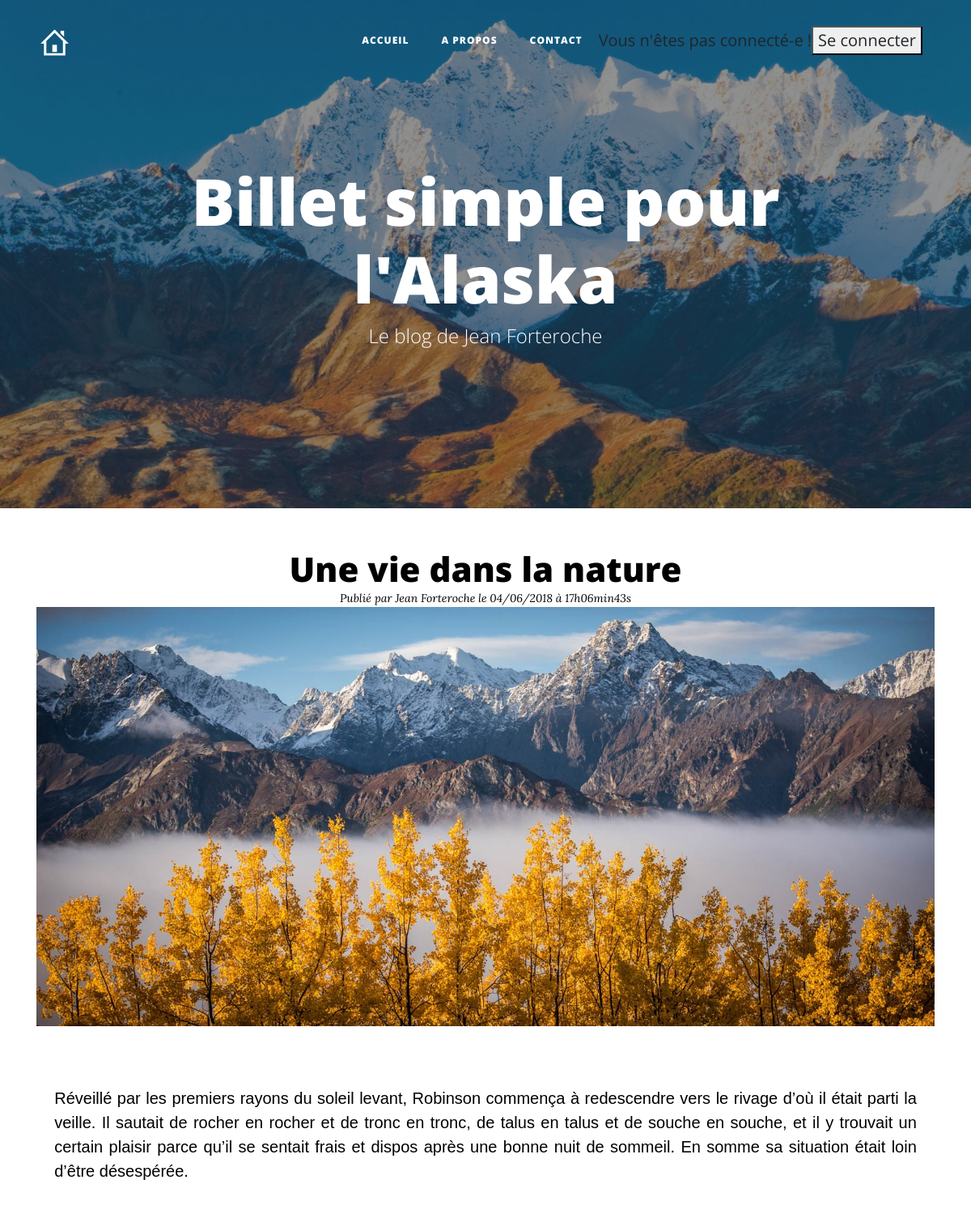
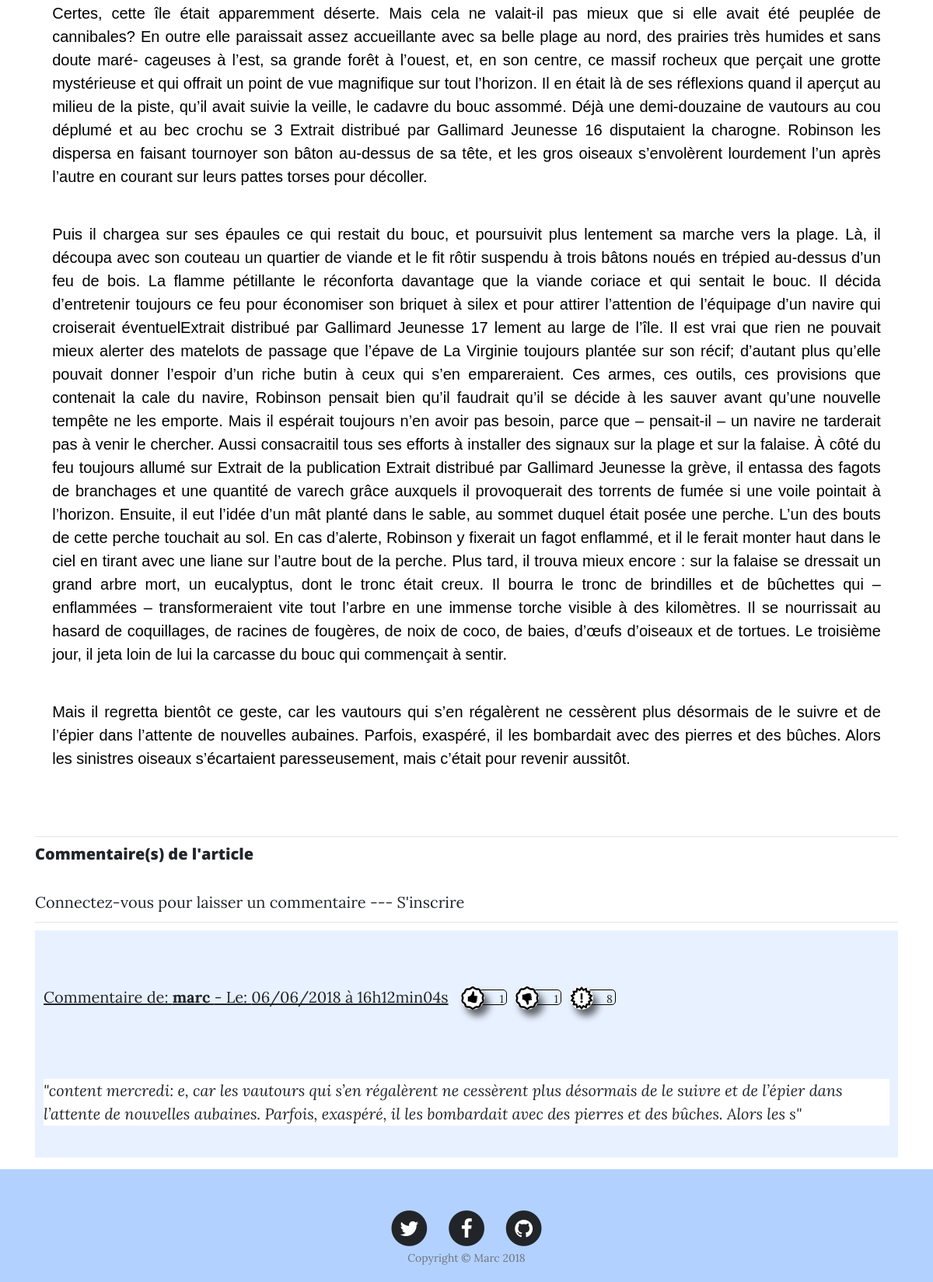
The page /index.php?action=post&id=641 on the database its author committed (2 pictures, top to bottom).
### tables this page shows
CREATE TABLE IF NOT EXISTS `posts` (
  `id` int(11) NOT NULL AUTO_INCREMENT,
  `title` varchar(255) NOT NULL,
  `content` text NOT NULL,
  `category` varchar(255) NOT NULL,
  `image_url` varchar(255) NOT NULL,
  `creation_date` datetime NOT NULL,
  PRIMARY KEY (`id`)
);

CREATE TABLE IF NOT EXISTS `comments` (
  `id` int(11) NOT NULL AUTO_INCREMENT,
  `post_id` int(11) NOT NULL,
  `pseudo_id` int(11) NOT NULL,
  `dislike` int(11) NOT NULL,
  `likes` int(11) NOT NULL,
  `redFlag` int(11) NOT NULL,
  `admin_comment` tinyint(1) NOT NULL,
  `author` varchar(255) NOT NULL,
  `comment` text NOT NULL,
  `comment_date` datetime NOT NULL,
  PRIMARY KEY (`id`)
);

### controler/PostControler.php (called while the page is built, shortened)
<?php
class PostControler
{
		public function post($arrayParameters)
		{
			$postManager = new PostManager();
			$commentManager = new CommentManager();
			$post = $postManager->getPost($arrayParameters['id']);
			$comments = $commentManager->getComments($arrayParameters['id']);
			require('/view/frontend/postView.php');
		}
}

### model/PostManager.php (called while the page is built, shortened)
<?php
class PostManager extends Manager
{
	public function getPost($postId)
	{
		$db = $this->dbConnect();
		$req = $db->prepare('SELECT title, image_url, content, id, DATE_FORMAT(creation_date, \'%d/%m/%Y à %Hh%imin%ss\') AS creation_date_fr FROM posts WHERE id = ?');
		$req->execute(array($postId));
		$post = $req->fetch();
		return $post;
	}
}

### model/CommentManager.php (called while the page is built, shortened)
<?php
class CommentManager extends Manager
{
	public function getComments($postId)
	{
		$db = $this->dbConnect();
		$req = $db->prepare('SELECT id, admin_comment, pseudo_id, redFlag, likes, dislike, author, comment, DATE_FORMAT(comment_date, \'%d/%m/%Y à %Hh%imin%ss\') AS comment_date_fr FROM comments WHERE post_id = ? ORDER BY comment_date DESC');
		$req->execute(array($postId));
		$comments = $req->fetchAll();
		return $comments;
	}
}

### view/frontend/postView.php (the view, shortened to what this page needs)
		<div class="news">
			<div>
				<h2><?= htmlspecialchars($post['title']) ?></h2>
				<div class="newsDate"><em>Publié par Jean Forteroche le <?= $post['creation_date_fr'] ?> </em></div>
				<img src="<?= $post['image_url']?>" class="imageClass" alt="" >
			</div>
			<p class="text-justify"><?= html_entity_decode($post['content']) ?></p><hr>
		</div>
		<h2>Commentaire(s) de l'article</h2>
		<?php
			if (isset($_SESSION['pseudo']))
			{
				echo ' Vous pouvez écrire, modifier ou supprimer un commentaire en tant que: "'.$_SESSION['pseudo'].'" :';
				echo '<form class="formComment" action="/index.php?action=addComment&amp;id='.$post['id'].'" method="post">
						<div>
							<label for="author">Auteur</label><br />
							<input type="text" id="author" name="author" placeholder="'.$_SESSION['pseudo'].'"/>
						</div>
						<div>
							<label for="comment">Commentaire</label><br />
							<textarea id="comment" name="comment"></textarea>
						</div>
						<div>
							<input type="submit" />
						</div>
					</form><hr>';
			}
			else
			{
					echo '<br><a href="index.php?action=connectPage">Connectez-vous pour laisser un commentaire </a><a href="/index.php?action=memberPage"> --- S\'inscrire</a><br><hr>';
			}
		?>
<div class="commentDiv">
<?php
	foreach ($comments as $comment)
	{
		if ($comment['admin_comment'] == 1)
		{
			?>
				<br><p class="commentTitle"><u>Commentaire de: <strong><?= htmlspecialchars($comment['author']) ?></strong> - Le: <?= $comment['comment_date_fr'] ?></u></p>
			<?php
				echo '<div class="buttonLikeDiv"><a class="" href="index.php?action=commentOpinion&amp;opinion=like&amp;id='.$comment['id'].'"><img src="/public/images/assets/like.png" class="pngImages" alt="" ></a>'.$comment['likes'].'</div>';
				echo '<div class="buttonLikeDiv"><a class="" href="index.php?action=commentOpinion&amp;opinion=dislike&amp;id='.$comment['id'].'"><img src="/public/images/assets/dislike.png" class="pngImages" alt="" ></a>'.$comment['dislike'].'</div>';
				echo '<div class="buttonLikeDiv"><a class="" href="index.php?action=commentOpinion&amp;opinion=redFlag&amp;id='.$comment['id'].'"><img src="/public/images/assets/redflag.png" class="pngImages" alt="" ></a>'.$comment['redFlag'].'</div>';
		?>
			<br><br><p class="commentComment"><i>"<?= nl2br(htmlspecialchars($comment['comment'])) ?>"</i></p><br>
 <?php }
	}?>
</div>
<?php
	require('template.php');
?>

### public/css/styles.css (style rules this page uses)
.adminArticles div, em, h4, p { display: inline-block; margin: 0px; padding: 0px; }
.adminComments h4, em { display: inline-block; }
body a:link { text-decoration: none; }
.news p { margin-top:0px; padding: 2%; width: 100%; margin: 0px; color: black; }
.news h2 { font-size: 42px; }
.news p { font-family: Helvetica, Serif; }
.news h2, .newsDate { width:100%; color: black; margin: auto; position: relative; margin: 0px; text-align: center; }
.newsDate { font-size:0.7em; }
.imageClass { margin: 0px; width: 100%; height: 100%; }
.news img { max-height: 30%; }
.commentDiv { padding: 1%; background-color: rgba(179, 209, 255, 0.3); margin-bottom: 15px; }
.commentComment { background-color: white; width: 100%; }
.pngImages { width: 30px; height: 30px; position: absolute; top: -5px; left: -5px; display: inline-block; background-color:#fff; transition:.1s ease-out; box-shadow: 6px 8px 10px 0px rgba(0, 0, 0, 0.6); border-radius: 33px; }
.buttonLikeDiv { position: relative; border: solid 1px black; width: 55px; height: 20px; border-radius: 5px; margin-right: 0px; margin-left: 15px; display: inline-block; font-size: 14px; padding-right: 3px; padding-top: 1px; padding-bottom: 2px; text-align: right; border: solid re; }

### rows shown on the page
posts: title "Une vie dans la nature", image_url (picture), content "Réveillé par les premiers rayons du soleil levant, Robinson commença à redescendre vers le rivage d’où il était parti la veille. Il sautait de rocher en rocher et de tronc en tronc, de talus en talus et de souche en souche, et il y trouvait un certain plaisir parce qu’il se sentait frais et dispos après une bonne nuit de sommeil. En somme sa situation était loin d’être désespérée. Certes, cette île était apparemment déserte. Mais cela ne valait-il pas mieux que si elle avait été peuplée de cannibales? En outre elle paraissait assez accueillante avec sa belle plage au nord, des prairies très humides et sans doute maré- cageuses à l’est, sa grande forêt à l’ouest, et, en son centre, ce massif…"
comments: author "marc", comment_date_fr "06/06/2018 à 16h12min04s", admin_comment 1 (drawn), likes "1", dislike "1", redFlag "8", comment "content mercredi: e, car les vautours qui s’en régalèrent ne cessèrent plus désormais de le suivre et de l’épier dans l’attente de nouvelles aubaines. Parfois, exaspéré, il les bombardait avec des pierres et des bûches. Alors les s"

### other values the page prints
$post['creation_date_fr'] "04/06/2018 à 17h06min43s"
